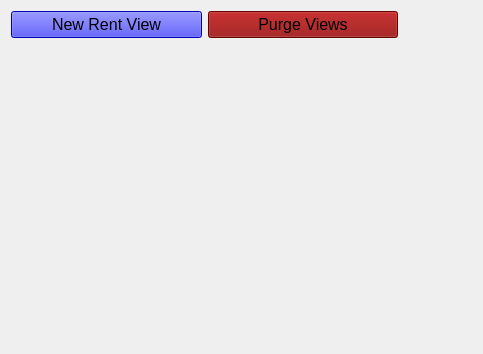
<?xml version="1.0" encoding="UTF-8"?>
<ui version="4.0">
 <class>W_Rent_Manager</class>
 <widget class="QWidget" name="W_Rent_Manager">
  <property name="geometry">
   <rect>
    <x>0</x>
    <y>0</y>
    <width>483</width>
    <height>354</height>
   </rect>
  </property>
  <property name="windowTitle">
   <string>Form</string>
  </property>
  <property name="styleSheet">
   <string notr="true"/>
  </property>
  <layout class="QGridLayout" name="gridLayout">
   <item row="1" column="0" colspan="2">
    <widget class="QScrollArea" name="scrollArea">
     <property name="frameShape">
      <enum>QFrame::Shape::NoFrame</enum>
     </property>
     <property name="widgetResizable">
      <bool>true</bool>
     </property>
     <widget class="QWidget" name="scrollAreaWidgetContents">
      <property name="geometry">
       <rect>
        <x>0</x>
        <y>0</y>
        <width>391</width>
        <height>304</height>
       </rect>
      </property>
      <layout class="QVBoxLayout" name="verticalLayout_3">
       <property name="spacing">
        <number>0</number>
       </property>
       <property name="leftMargin">
        <number>0</number>
       </property>
       <property name="topMargin">
        <number>0</number>
       </property>
       <property name="rightMargin">
        <number>0</number>
       </property>
       <property name="bottomMargin">
        <number>0</number>
       </property>
       <item>
        <layout class="QVBoxLayout" name="layout_container">
         <property name="spacing">
          <number>0</number>
         </property>
         <property name="leftMargin">
          <number>0</number>
         </property>
         <property name="topMargin">
          <number>0</number>
         </property>
         <property name="rightMargin">
          <number>0</number>
         </property>
         <property name="bottomMargin">
          <number>0</number>
         </property>
        </layout>
       </item>
       <item>
        <spacer name="verticalSpacer">
         <property name="orientation">
          <enum>Qt::Orientation::Vertical</enum>
         </property>
         <property name="sizeHint" stdset="0">
          <size>
           <width>20</width>
           <height>40</height>
          </size>
         </property>
        </spacer>
       </item>
      </layout>
     </widget>
    </widget>
   </item>
   <item row="0" column="0">
    <widget class="QPushButton" name="b_new_rent_view">
     <property name="font">
      <font>
       <pointsize>12</pointsize>
      </font>
     </property>
     <property name="styleSheet">
      <string notr="true">background-color: blue</string>
     </property>
     <property name="text">
      <string>New Rent View</string>
     </property>
     <property name="icon">
      <iconset resource="../resources/icons.qrc">
       <normaloff>:/assets/vcs-added.svg</normaloff>:/assets/vcs-added.svg</iconset>
     </property>
    </widget>
   </item>
   <item row="0" column="2" rowspan="2">
    <widget class="QScrollArea" name="scrollArea_3">
     <property name="sizePolicy">
      <sizepolicy hsizetype="Maximum" vsizetype="Expanding">
       <horstretch>0</horstretch>
       <verstretch>0</verstretch>
      </sizepolicy>
     </property>
     <property name="frameShape">
      <enum>QFrame::Shape::NoFrame</enum>
     </property>
     <property name="widgetResizable">
      <bool>true</bool>
     </property>
     <widget class="QWidget" name="scrollAreaWidgetContents_3">
      <property name="geometry">
       <rect>
        <x>0</x>
        <y>0</y>
        <width>68</width>
        <height>336</height>
       </rect>
      </property>
      <property name="autoFillBackground">
       <bool>true</bool>
      </property>
      <layout class="QVBoxLayout" name="verticalLayout_2">
       <property name="spacing">
        <number>0</number>
       </property>
       <property name="leftMargin">
        <number>0</number>
       </property>
       <property name="topMargin">
        <number>0</number>
       </property>
       <property name="rightMargin">
        <number>0</number>
       </property>
       <property name="bottomMargin">
        <number>0</number>
       </property>
       <item>
        <widget class="W_Rent_Tool_Declaration" name="w_declaration" native="true">
         <property name="sizePolicy">
          <sizepolicy hsizetype="Preferred" vsizetype="Preferred">
           <horstretch>0</horstretch>
           <verstretch>0</verstretch>
          </sizepolicy>
         </property>
         <property name="minimumSize">
          <size>
           <width>0</width>
           <height>0</height>
          </size>
         </property>
        </widget>
       </item>
       <item>
        <widget class="W_Rent_Tool_Revision" name="w_review" native="true">
         <property name="sizePolicy">
          <sizepolicy hsizetype="Preferred" vsizetype="Preferred">
           <horstretch>0</horstretch>
           <verstretch>0</verstretch>
          </sizepolicy>
         </property>
         <property name="minimumSize">
          <size>
           <width>0</width>
           <height>0</height>
          </size>
         </property>
        </widget>
       </item>
      </layout>
     </widget>
    </widget>
   </item>
   <item row="0" column="1">
    <widget class="QPushButton" name="b_purge_rent_view">
     <property name="font">
      <font>
       <pointsize>12</pointsize>
      </font>
     </property>
     <property name="styleSheet">
      <string notr="true">background-color: darkRed</string>
     </property>
     <property name="text">
      <string>Purge Views</string>
     </property>
     <property name="icon">
      <iconset resource="../resources/icons.qrc">
       <normaloff>:/assets/vcs-removed.svg</normaloff>:/assets/vcs-removed.svg</iconset>
     </property>
    </widget>
   </item>
  </layout>
 </widget>
 <customwidgets>
  <customwidget>
   <class>W_Rent_Tool_Declaration</class>
   <extends>QWidget</extends>
   <header>w_rent_tool_declaration.h</header>
   <container>1</container>
  </customwidget>
  <customwidget>
   <class>W_Rent_Tool_Revision</class>
   <extends>QWidget</extends>
   <header>w_rent_tool_revision.h</header>
   <container>1</container>
  </customwidget>
 </customwidgets>
 <resources>
  <include location="../resources/icons.qrc"/>
 </resources>
 <connections/>
</ui>
